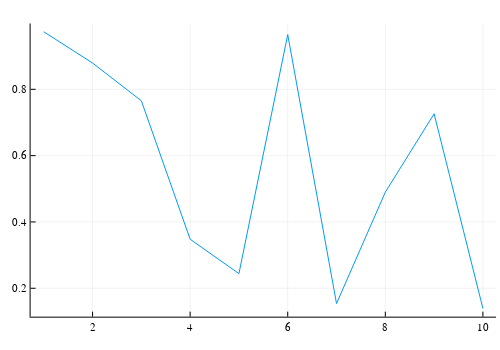

Notebook code cell kept with this figure:
### Code cell
plotly()
plot(rand(10))

### Figure 1 — Plotly figure (JSON) as saved in the notebook; plotly's stock layout.template omitted (floating-point values rounded to 4 significant figures)
{"data": [{"colorbar": {"title": {"text": ""}}, "legendgroup": "y1", "line": {"color": "rgba(0, 154, 250, 1.000)", "dash": "solid", "shape": "linear", "width": 1}, "mode": "lines", "name": "y1", "showlegend": true, "type": "scatter", "x": [1, 2, 3, 4, 5, 6, 7, 8, 9, 10], "xaxis": "x", "y": [0.9736, 0.8794, 0.7653, 0.3478, 0.2442, 0.9649, 0.1539, 0.4898, 0.7263, 0.1393], "yaxis": "y", "zmax": null, "zmin": null}], "layout": {"annotations": [], "height": 350, "margin": {"b": 20, "l": 0, "r": 0, "t": 20}, "paper_bgcolor": "rgba(255, 255, 255, 1.000)", "plot_bgcolor": "rgba(255, 255, 255, 1.000)", "showlegend": false, "width": 500, "xaxis": {"anchor": "y", "domain": [0.06121, 0.9921], "gridcolor": "rgba(0, 0, 0, 0.1)", "gridwidth": 0.5, "linecolor": "rgba(0, 0, 0, 1)", "mirror": false, "range": [0.73, 10.27], "showgrid": true, "showline": true, "showticklabels": true, "tickangle": 0, "tickcolor": "rgb(0, 0, 0)", "tickfont": {"color": "rgba(0, 0, 0, 1)", "family": "sans-serif", "size": 11}, "tickmode": "array", "ticks": "inside", "ticktext": ["2", "4", "6", "8", "10"], "tickvals": [2, 4, 6, 8, 10], "title": {"font": {"color": "rgba(0, 0, 0, 1)", "family": "sans-serif", "size": 15}, "text": ""}, "type": "linear", "visible": true, "zeroline": false, "zerolinecolor": "rgba(0, 0, 0, 1)"}, "yaxis": {"anchor": "x", "domain": [0.04299, 0.9888], "gridcolor": "rgba(0, 0, 0, 0.1)", "gridwidth": 0.5, "linecolor": "rgba(0, 0, 0, 1)", "mirror": false, "range": [0.1143, 0.9986], "showgrid": true, "showline": true, "showticklabels": true, "tickangle": 0, "tickcolor": "rgb(0, 0, 0)", "tickfont": {"color": "rgba(0, 0, 0, 1)", "family": "sans-serif", "size": 11}, "tickmode": "array", "ticks": "inside", "ticktext": ["0.2", "0.4", "0.6", "0.8"], "tickvals": [0.2, 0.4, 0.6, 0.8], "title": {"font": {"color": "rgba(0, 0, 0, 1)", "family": "sans-serif", "size": 15}, "text": ""}, "type": "linear", "visible": true, "zeroline": false, "zerolinecolor": "rgba(0, 0, 0, 1)"}}}
